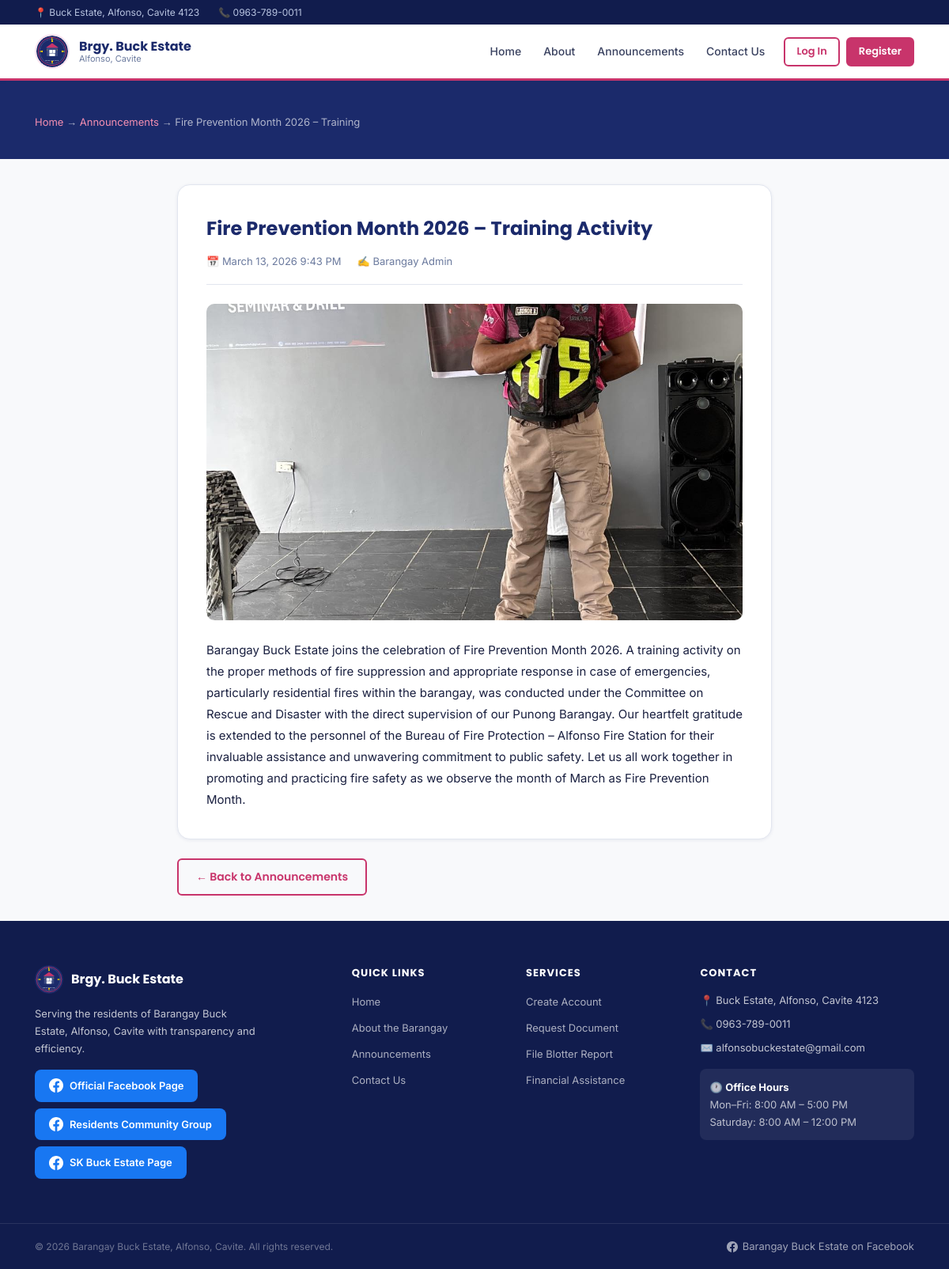
The page /announcement.php?id=1 on the database its author committed.
### tables this page shows
CREATE TABLE IF NOT EXISTS `announcements` (
    `id`         INT AUTO_INCREMENT PRIMARY KEY,
    `title`      VARCHAR(255) NOT NULL,
    `content`    TEXT NOT NULL,
    `image_url`  VARCHAR(500),
    `posted_by`  INT,
    `status`     ENUM('published','draft','archived') DEFAULT 'published',
    `created_at` TIMESTAMP DEFAULT CURRENT_TIMESTAMP,
    `updated_at` TIMESTAMP DEFAULT CURRENT_TIMESTAMP ON UPDATE CURRENT_TIMESTAMP,
    FOREIGN KEY (`posted_by`) REFERENCES `users`(`id`) ON DELETE SET NULL
);

CREATE TABLE IF NOT EXISTS `users` (
    `id`         INT AUTO_INCREMENT PRIMARY KEY,
    `fname`      VARCHAR(100) NOT NULL,
    `lname`      VARCHAR(100) NOT NULL,
    `email`      VARCHAR(150) NOT NULL UNIQUE,
    `password`   VARCHAR(255) NOT NULL,
    `address`    TEXT NOT NULL,
    `contact`    VARCHAR(20) NOT NULL,
    `role`       ENUM('resident','admin') NOT NULL DEFAULT 'resident',
    `status`     ENUM('active','inactive') NOT NULL DEFAULT 'active',
    `created_at` TIMESTAMP DEFAULT CURRENT_TIMESTAMP
);

### includes/functions.php (called while the page is built, shortened)
<?php
function sanitize(string $value): string {
    return htmlspecialchars(trim($value), ENT_QUOTES, 'UTF-8');
}
function formatDateTime(string $date): string {
    return date('F j, Y g:i A', strtotime($date));
}

### announcement.php (the view, shortened to what this page needs)
<?php
require_once __DIR__ . '/includes/functions.php';
$pdo = getDB();
$id  = (int)($_GET['id'] ?? 0);
$stmt = $pdo->prepare("SELECT a.*, u.fname, u.lname FROM announcements a LEFT JOIN users u ON a.posted_by=u.id WHERE a.id=? AND a.status='published'");
$stmt->execute([$id]);
$ann = $stmt->fetch();
require_once __DIR__ . '/includes/header.php';
?>
<div class="page-header">
    <div class="container">
        <p class="page-header__breadcrumb"><a href="/index.php">Home</a> → <a href="/announcements.php">Announcements</a> → <?= sanitize(substr($ann['title'],0,40)) ?></p>
    </div>
</div>
<section class="section--sm">
    <div class="container" style="max-width:800px;">
        <div class="announce-detail fade-in">
            <h1 class="announce-detail__title"><?= sanitize($ann['title']) ?></h1>
            <div class="announce-detail__meta">
                <span>📅 <?= formatDateTime($ann['created_at']) ?></span>
                <span>✍️ <?= sanitize($ann['fname'] . ' ' . $ann['lname']) ?></span>
            </div>
            <?php if (!empty($ann['image_url'])): ?>
                <img src="<?= sanitize($ann['image_url']) ?>" alt="<?= sanitize($ann['title']) ?>" class="announce-detail__img" loading="lazy">
            <?php endif; ?>
            <div class="announce-detail__content"><?= nl2br(sanitize($ann['content'])) ?></div>
        </div>
        <div class="mt-3">
            <a href="/announcements.php" class="btn btn--outline">← Back to Announcements</a>
        </div>
    </div>
</section>
<?php require_once __DIR__ . '/includes/footer.php'; ?>

### assets/css/style.css (style rules this page uses)
:root { --primary: #1B2A6B; --primary-dark: #111c4d; --primary-light: #2d3f8a; --accent: #C8346B; --accent-dark: #a02758; --accent-light: #fce4ef; --white: #ffffff; --gray-50: #f8f9fb; --gray-100: #f0f2f7; --gray-200: #e2e6ef; --gray-300: #c8cfe0; --gray-500: #6b7a9e; --gray-700: #3a4260; --text: #1a2040; --text-muted: #6b7a9e; --success: #1a8f5a; --success-bg: #e6f7f0; --warning: #b77c00; --warning-bg: #fff8e1; --danger: #c0392b; --danger-bg: #fdecea; --info: #1565c0; --info-bg: #e3f0ff; --radius-sm: 6px; --radius: 10px; --radius-lg: 16px; --shadow-sm: 0 1px 4px rgba(27,42,107,.08); --shadow: 0 4px 20px rgba(27,42,107,.10); --shadow-lg: 0 8px 32px rgba(27,42,107,.14); --transition: all .2s ease; --font-heading: 'Poppins', sans-serif; --font-body: 'Inter', sans-serif; --max-width: 1160px; }
*, *::before, *::after { box-sizing: border-box; margin: 0; padding: 0; }
html { scroll-behavior: smooth; }
body { font-family: var(--font-body); font-size: 15px; color: var(--text); background: var(--gray-50); line-height: 1.6; }
img { max-width: 100%; display: block; }
a { color: var(--accent); text-decoration: none; transition: var(--transition); }
.container { max-width: var(--max-width); margin: 0 auto; padding: 0 24px; }
.btn { display: inline-flex; align-items: center; justify-content: center; gap: 6px; font-family: var(--font-heading); font-weight: 600; border: 2px solid transparent; border-radius: var(--radius-sm); cursor: pointer; transition: var(--transition); white-space: nowrap; text-decoration: none; }
.btn--outline { background: transparent; color: var(--accent); border-color: var(--accent); padding: 10px 22px; font-size: 14px; }
.section--sm { padding: 32px 0; }
.page-header { background: var(--primary); color: var(--white); padding: 36px 0; }
.page-header__breadcrumb { font-size: 13px; color: rgba(255,255,255,.65); margin-top: 6px; }
.page-header__breadcrumb a { color: #f48fb1; }
.announce-detail { background: var(--white); border-radius: var(--radius-lg); padding: 36px; border: 1px solid var(--gray-200); box-shadow: var(--shadow-sm); }
.announce-detail__title { font-family: var(--font-heading); font-size: 24px; font-weight: 700; color: var(--primary); margin-bottom: 12px; }
.announce-detail__meta { display: flex; gap: 20px; font-size: 13px; color: var(--text-muted); margin-bottom: 24px; padding-bottom: 18px; border-bottom: 1px solid var(--gray-200); }
.announce-detail__content { font-size: 15px; line-height: 1.8; color: var(--text); }
.mt-3 { margin-top: 24px; }
.fade-in { opacity: 0; transform: translateY(30px); transition: opacity 0.7s ease-out, transform 0.7s ease-out; }
.fade-in.visible { opacity: 1; transform: translateY(0); }
.announce-detail__img { width: 100%; max-height: 400px; object-fit: cover; border-radius: var(--radius); margin-bottom: 24px; }

### rows shown on the page
announcements: title "Fire Prevention Month 2026 – Training", title "Fire Prevention Month 2026 – Training Activity", created_at "March 13, 2026 9:43 PM", posted_by.lname "Barangay Admin", image_url (picture), content "Barangay Buck Estate joins the celebration of Fire Prevention Month 2026. A training activity on the proper methods of fire suppression and appropriate response in case of emergencies, particularly residential fires within the barangay, was conducted under the Committee on Rescue and Disaster with the direct supervision of our Punong Barangay. Our heartfelt gratitude is extended to the personnel of the Bureau of Fire Protection – Alfonso Fire Station for their invaluable assistance and unwavering commitment to public safety. Let us all work together in promoting and practicing fire safety as we observe the month of March as Fire Prevention Month."

### other values the page prints
SITE_CONTACT "0963-789-0011"
SITE_ADDRESS "Buck Estate, Alfonso, Cavite 4123"
SITE_EMAIL "alfonsobuckestate@gmail.com"
